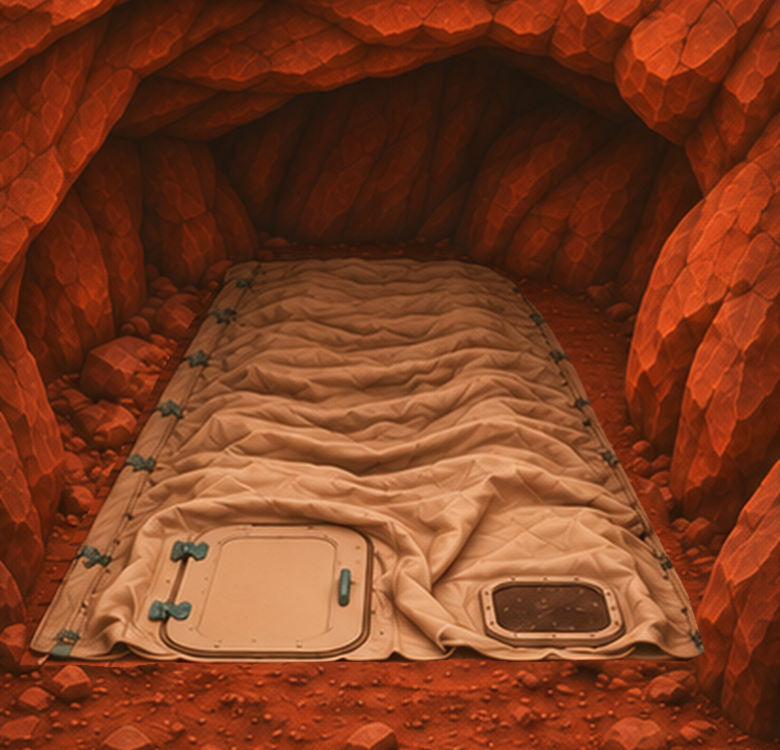
#> input picture projects/mars-study/production/live-feedback/shelter-and-controls/references/collapsed-hem.png, 780 x 750 px, given in place of amber-noon.webp, which was not available
$ python export-controls.py
#> lines starting #> are read from the running program, lines starting #| are printed output that depends on the picture; after the words box and inside, x2 and y2 are one past the last pixel; in counts of white or black regions, pixels touching at a corner belong together
"""Register selected painted controls/lettering; preserve unrelated source pixels."""
from pathlib import Path
import json
import numpy as np
from PIL import Image, ImageDraw, ImageFilter

HERE = Path(__file__).resolve().parent
ROOT = HERE.parents[4]
LIVE = ROOT / 'stories/mars/assets/live-feedback'
SURVIVAL = ROOT / 'stories/mars/assets/survival'

def read(path):
    return Image.open(path).convert('RGBA')

# This mask is consumed by the existing cave-family exporter after the tent.
hem = [(20,841),(80,848),(140,848),(200,852),(280,855),(440,855),
       (600,855),(704,840),(710,885),(20,885)]
mask = Image.new('L', (780,1688))
#> mask: PIL image 780x1688 L; every value is 0
ImageDraw.Draw(mask).polygon(hem, fill=255)
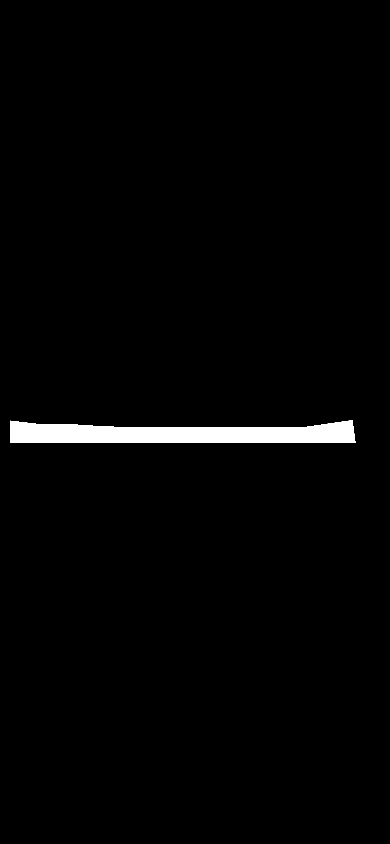
#> mask: PIL image 780x1688 L (shown at 1/2 size); 1.8% white; 1 white region, box (x1, y1, x2, y2) and area: (20, 840, 711, 886) 23500
mask.filter(ImageFilter.GaussianBlur(2)).save(HERE / 'collapsed-contact-mask.png')

# Inward feather stays entirely within the selected reference crop, avoiding a
# dark halo from pixels beyond its bounds. The two working controls are untouched.
panel_box = (440,222,648,451)
background = read(SURVIVAL / 'scenes/amber-noon.webp')
edited = read(HERE / 'sources/compact-panel.png').resize((510,280), Image.Resampling.LANCZOS)
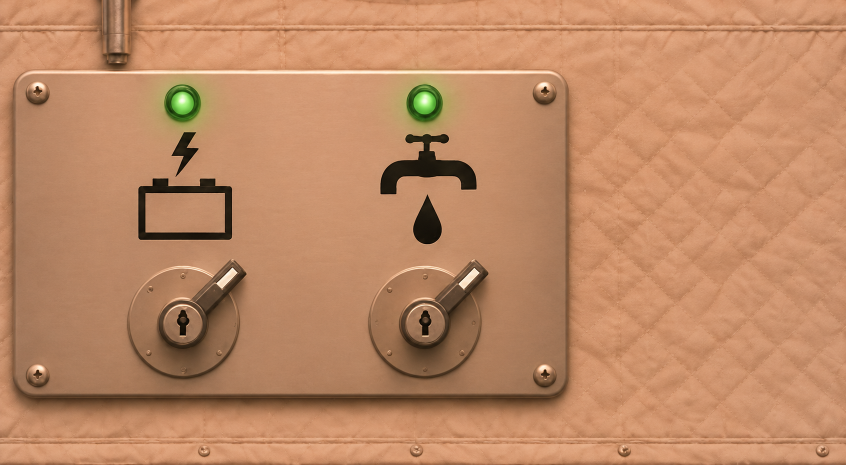
#> input picture projects/mars-study/production/live-feedback/shelter-and-controls/sources/compact-panel.png, 1692 x 929 px (shown at 1/2 size)
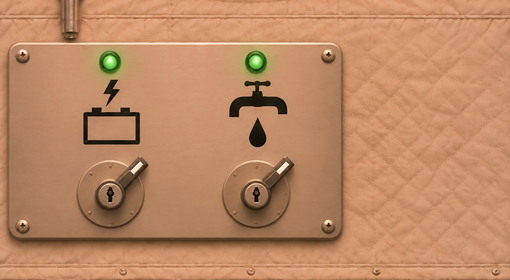
#> edited: PIL image 510x280 RGBA; mean R, G, B, A 189.2, 136.8, 101, 255
layer = Image.new('RGBA', background.size)
#> layer: PIL image 780x750 RGBA; every value is 0
layer.paste(edited, (140,190))
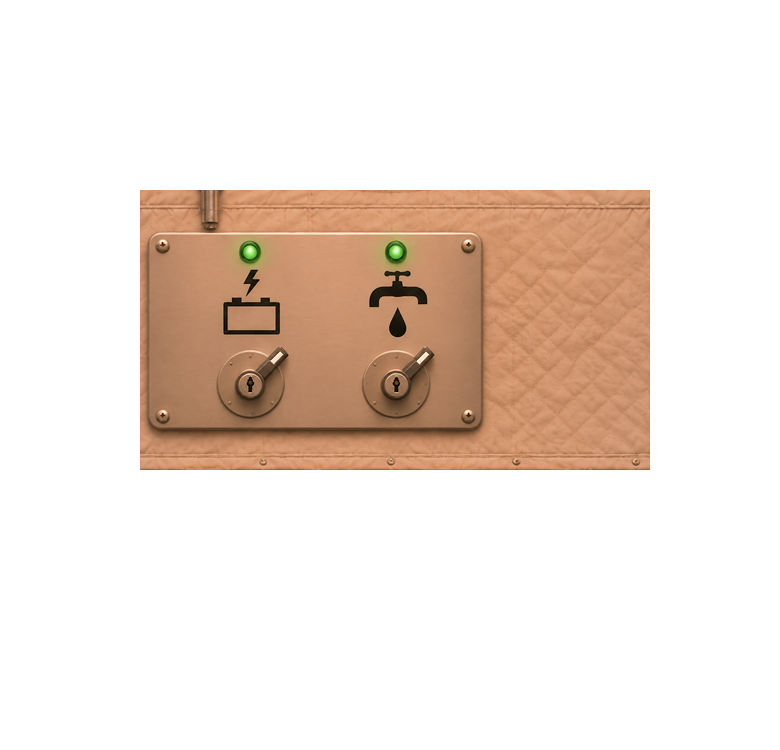
#> layer: PIL image 780x750 RGBA; mean R, G, B, A 46.2, 33.4, 24.6, 62.2; transparent parts drawn white
x, y = np.meshgrid(np.arange(780), np.arange(1688))
l,t,r,b = panel_box
distance = np.minimum.reduce([x-l, r-x, y-t, b-y])
fade = np.clip(distance / 8, 0, 1)
#> (the run stopped early here; a loop or call above may not have finished)
